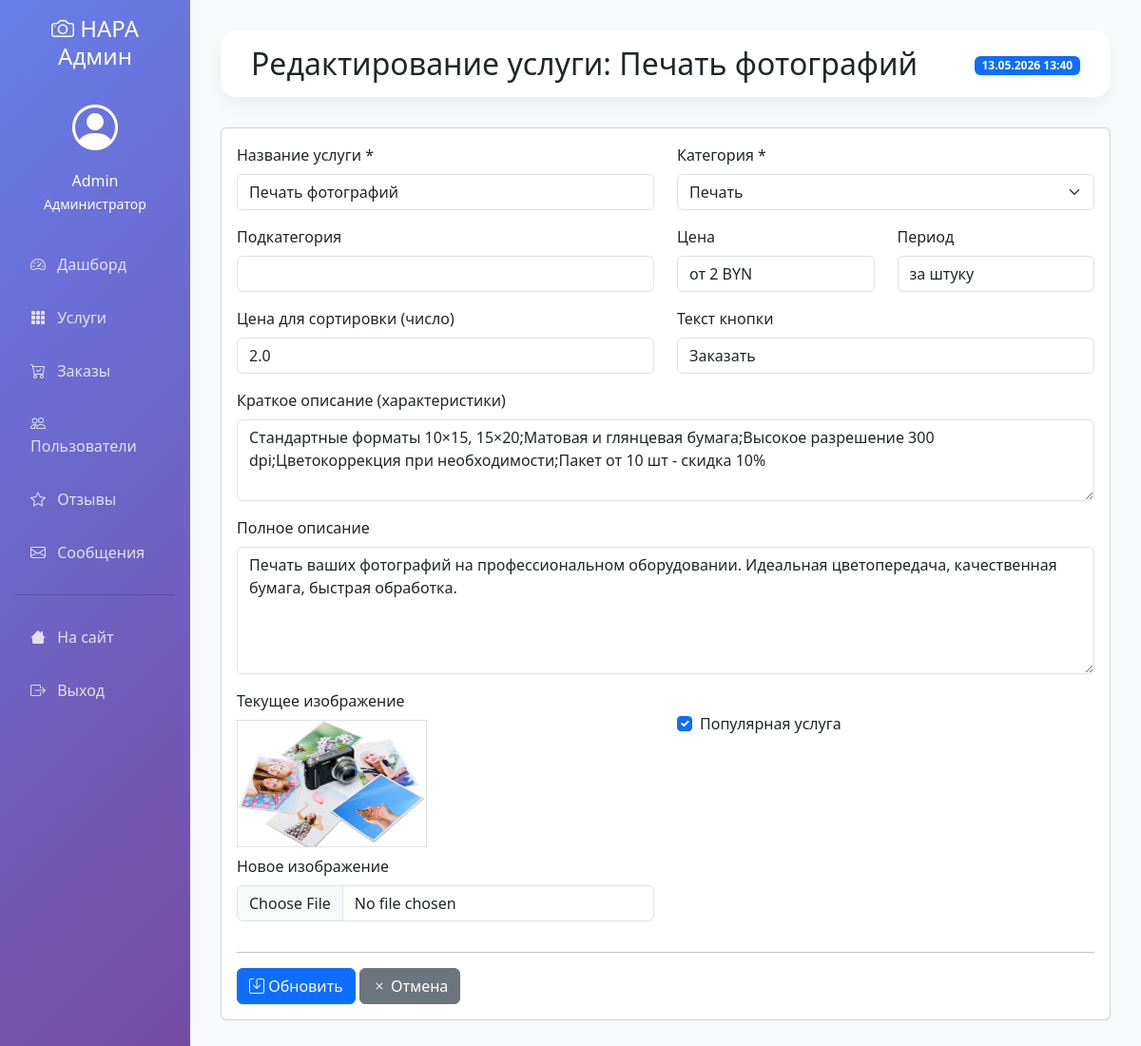
Screenshot of /admin/services/edit/1 (signed in) with the database file from the repository.
### models.py (models this page shows, shortened)
class User(UserMixin, db.Model):
    __tablename__ = 'users'
    id = db.Column(db.Integer, primary_key=True)
    username = db.Column(db.String(64))
    email = db.Column(db.String(120), unique=True, nullable=False)
    password_hash = db.Column(db.String(256))
    first_name = db.Column(db.String(64))
    last_name = db.Column(db.String(64))
    phone = db.Column(db.String(20))
    created_at = db.Column(db.DateTime, default=datetime.now)
    is_active = db.Column(db.Boolean, default=True)
    is_admin = db.Column(db.Boolean, default=False)
    loyalty_points = db.Column(db.Integer, default=0)
    total_spent = db.Column(db.Float, default=0.0)
    loyalty_level = db.Column(db.String(20), default='regular')  # regular, silver, gold

class Service(db.Model):
    __tablename__ = 'services'
    id = db.Column(db.Integer, primary_key=True)
    title = db.Column(db.String(100), nullable=False)
    category = db.Column(db.String(50), nullable=False)  # 'printing', 'photo_session', 'special_offers'
    subcategory = db.Column(db.String(50))  # Для дополнительной фильтрации
    price_from = db.Column(db.String(20))
    price_period = db.Column(db.String(50))
    image_url = db.Column(db.String(200))
    features = db.Column(db.Text)
    description = db.Column(db.Text)
    order_button_text = db.Column(db.String(50), default="Заказать")
    is_popular = db.Column(db.Boolean, default=False)
    price_value = db.Column(db.Float)  # Для сортировки по цене
    created_at = db.Column(db.DateTime, default=datetime.now)

### admin.py (the view, shortened to what this page needs)
@admin_bp.route('/services/edit/<int:service_id>', methods=['GET', 'POST'])
@login_required
@admin_required
def edit_service(service_id):
    service = Service.query.get_or_404(service_id)
    return render_template('admin/edit_service.html', service=service)

### admin.py (called while the page is built)
def admin_required(f):
    @wraps(f)
    def decorated_function(*args, **kwargs):
        if not current_user.is_authenticated or not current_user.is_admin:
            flash('Доступ запрещен. Требуются права администратора.', 'danger')
            return redirect(url_for('index'))
        return f(*args, **kwargs)
    return decorated_function

### app.py (called while the page is built)
@login_manager.user_loader
def load_user(user_id):
    return User.query.get(int(user_id))

@app.context_processor
def utility_processor():
    return {'datetime': datetime}

### templates/admin/edit_service.html (shortened to what this page needs)
{% extends "admin/base_admin.html" %}
{% block header %}Редактирование услуги: {{ service.title }}{% endblock %}
{% block content %}
<div class="card">
    <div class="card-body">
        <form method="POST" enctype="multipart/form-data">
            <div class="row">
                <div class="col-md-6 mb-3">
                    <label class="form-label">Название услуги *</label>
                    <input type="text" name="title" class="form-control"
                           value="{{ service.title }}" required>
                </div>
                <div class="col-md-6 mb-3">
                    <label class="form-label">Категория *</label>
                    <select name="category" class="form-select" required>
                        <option value="printing" {% if service.category == 'printing' %}selected{% endif %}>
                            Печать
                        </option>
                    </select>
                </div>
                <div class="col-md-6 mb-3">
                    <label class="form-label">Подкатегория</label>
                    <input type="text" name="subcategory" class="form-control"
                           value="{{ service.subcategory or '' }}">
                </div>
                <div class="col-md-3 mb-3">
                    <label class="form-label">Цена</label>
                    <input type="text" name="price_from" class="form-control"
                           value="{{ service.price_from }}" required>
                </div>
                <div class="col-md-3 mb-3">
                    <label class="form-label">Период</label>
                    <input type="text" name="price_period" class="form-control"
                           value="{{ service.price_period or '' }}">
                </div>
                <div class="col-md-6 mb-3">
                    <label class="form-label">Цена для сортировки (число)</label>
                    <input type="number" step="0.01" name="price_value" class="form-control"
                           value="{{ service.price_value or '' }}">
                </div>
                <div class="col-md-6 mb-3">
                    <label class="form-label">Текст кнопки</label>
                    <input type="text" name="order_button_text" class="form-control"
                           value="{{ service.order_button_text or 'Заказать' }}">
                </div>
                <div class="col-12 mb-3">
                    <label class="form-label">Краткое описание (характеристики)</label>
                    <textarea name="features" class="form-control" rows="3">{{ service.features or '' }}</textarea>
                </div>
                <div class="col-12 mb-3">
                    <label class="form-label">Полное описание</label>
                    <textarea name="description" class="form-control" rows="5">{{ service.description or '' }}</textarea>
                </div>
                <div class="col-md-6 mb-3">
                    <label class="form-label">Текущее изображение</label>
                    {% if service.image_url %}
                    <div>
                        <img src="{{ url_for('static', filename=service.image_url) }}"
                             alt="{{ service.title }}" style="max-width: 200px; max-height: 200px;">
                    </div>
                    {% endif %}
                    <label class="form-label mt-2">Новое изображение</label>
                    <input type="file" name="image" class="form-control" accept="image/*">
                </div>
                <div class="col-md-6 mb-3">
                    <div class="form-check mt-4">
                        <input type="checkbox" name="is_popular" class="form-check-input" id="isPopular"
                               {% if service.is_popular %}checked{% endif %}>
                        <label class="form-check-label" for="isPopular">Популярная услуга</label>
                    </div>
                </div>
                <div class="col-12">
                    <hr>
                    <button type="submit" class="btn btn-primary">
                        <i class="bi bi-save"></i> Обновить
                    </button>
                    <a href="{{ url_for('admin.services') }}" class="btn btn-secondary">
                        <i class="bi bi-x"></i> Отмена
                    </a>
                </div>
            </div>
        </form>
    </div>
</div>
{% endblock %}

### templates/admin/base_admin.html (shortened to what this page needs)
<!doctype html>
<html lang="ru">
<head>
    <link rel="stylesheet" href="{{ url_for('static', filename='css/bootstrap.min.css') }}">
    <link rel="stylesheet" href="{{ url_for('static', filename='css/bootstrap-icons.css') }}">
</head>
<body>
    <div class="container-fluid">
        <div class="row">
            <div class="col-md-3 col-lg-2 px-0">
                <div class="sidebar p-3">
                    <h4 class="text-white text-center mb-4">
                        <i class="bi bi-camera"></i> НАРА Админ
                    </h4>
                    <div class="text-white text-center mb-4">
                        <i class="bi bi-person-circle" style="font-size: 3rem;"></i>
                        <p class="mt-2 mb-0">{{ current_user.first_name or current_user.username }}</p>
                        <small>Администратор</small>
                    </div>
                    <nav class="nav flex-column">
                        <a class="nav-link {% if request.endpoint == 'admin.dashboard' %}active{% endif %}"
                           href="{{ url_for('admin.dashboard') }}">
                            <i class="bi bi-speedometer2"></i> Дашборд
                        </a>
                        <a class="nav-link {% if request.endpoint == 'admin.services' %}active{% endif %}"
                           href="{{ url_for('admin.services') }}">
                            <i class="bi bi-grid-3x3-gap-fill"></i> Услуги
                        </a>
                        <a class="nav-link {% if request.endpoint == 'admin.orders' %}active{% endif %}"
                           href="{{ url_for('admin.orders') }}">
                            <i class="bi bi-cart-check"></i> Заказы
                        </a>
                        <a class="nav-link {% if request.endpoint == 'admin.users' %}active{% endif %}"
                           href="{{ url_for('admin.users') }}">
                            <i class="bi bi-people"></i> Пользователи
                        </a>
                        <a class="nav-link {% if request.endpoint == 'admin.reviews' %}active{% endif %}"
                           href="{{ url_for('admin.reviews') }}">
                            <i class="bi bi-star"></i> Отзывы
                        </a>
                        <a class="nav-link {% if request.endpoint == 'admin.messages' %}active{% endif %}"
                           href="{{ url_for('admin.messages') }}">
                            <i class="bi bi-envelope"></i> Сообщения
                        </a>
                        <hr class="bg-white">
                        <a class="nav-link" href="{{ url_for('index') }}">
                            <i class="bi bi-house"></i> На сайт
                        </a>
                        <a class="nav-link" href="{{ url_for('logout') }}">
                            <i class="bi bi-box-arrow-right"></i> Выход
                        </a>
                    </nav>
                </div>
            </div>
            <div class="col-md-9 col-lg-10 px-0">
                <div class="content-wrapper">
                    <div class="admin-header d-flex justify-content-between align-items-center">
                        <h2 class="mb-0">{% block header %}{% endblock %}</h2>
                        <div>
                            <span class="badge bg-primary">{{ datetime.now().strftime('%d.%m.%Y %H:%M') }}</span>
                        </div>
                    </div>
                    {% block content %}{% endblock %}
                </div>
            </div>
        </div>
    </div>
</body>
</html>

### templates/admin/base_admin.html (style rules this page uses)
.sidebar { min-height: 100%; background: linear-gradient(135deg, #667eea 0%, #764ba2 100%); }
.sidebar .nav-link { color: rgba(255,255,255,.8); padding: 0.8rem 1rem; margin: 0.2rem 0; border-radius: 0.5rem; }
.sidebar .nav-link i { margin-right: 0.5rem; }
.content-wrapper { padding: 2rem; background: #f8f9fa; min-height: 100vh; }
.admin-header { background: white; padding: 1rem 2rem; border-radius: 1rem; margin-bottom: 2rem; box-shadow: 0 0.5rem 1rem rgba(0,0,0,.05); }

### rows the page displays
User: first_name "Admin"
Service: title "Печать фотографий", category "Печать", price_from "от 2 BYN", price_period "за штуку", price_value "2.0", order_button_text "Заказать", features "Стандартные форматы 10×15, 15×20;Матовая и глянцевая бумага;Высокое разрешение 300 dpi;Цветокоррекция при необходимости;Пакет от 10 шт - скидка 10%", description "Печать ваших фотографий на профессиональном оборудовании. Идеальная цветопередача, качественная бумага, быстрая обработка.", image_url (picture), is_popular "☑"
